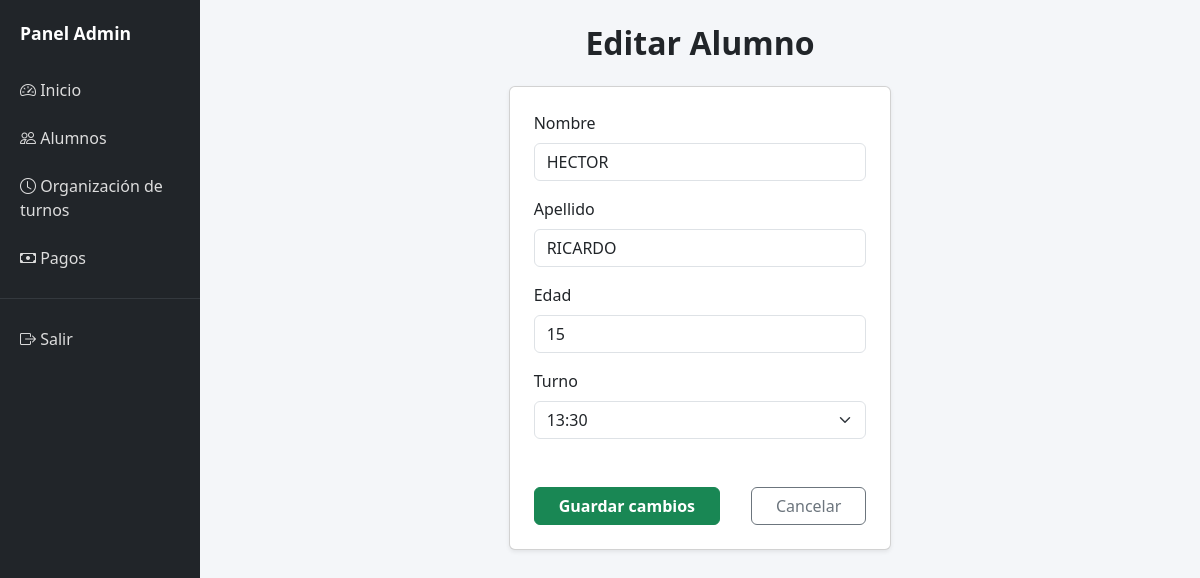
/admin/alumnos/editar/1, run on an earlier commit of the app's database.
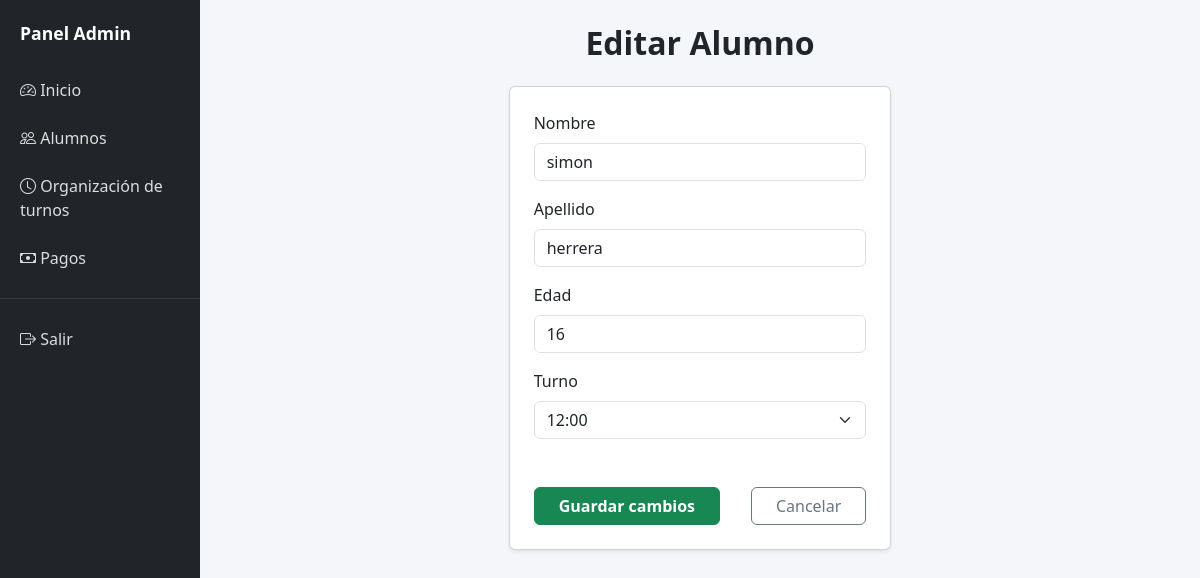
And on a later commit of the database.
### models.py (models this page shows)
class Alumno(db.Model):
    __tablename__ = "alumnos"
    id = db.Column(db.Integer, primary_key=True)
    nombre = db.Column(db.String(50), nullable=False)
    apellido = db.Column(db.String(50), nullable=False)
    dni = db.Column(db.String(20), nullable=False, unique=True)
    edad = db.Column(db.Integer, nullable=False)
    turno = db.Column(db.String(20), nullable=False)

### main.py (the view, shortened to what this page needs)
@app.route("/admin/alumnos/editar/<int:id>", methods=["GET", "POST"])
def editar_alumno(id):
    alumno = Alumno.query.get_or_404(id)
    return render_template("admin/editar_alumno.html", alumno=alumno)

### templates/admin/editar_alumno.html (shortened to what this page needs)
{% extends "admin/base_admin.html" %}
{% block body %}
<h2 class="fw-bold mb-4 text-center">Editar Alumno</h2>
<div class="row justify-content-center">
    <div class="col-md-6 col-lg-5">
        <form method="POST" class="card p-4 shadow-sm">
            <div class="mb-3">
                <label class="form-label">Nombre</label>
                <input type="text" name="nombre" class="form-control"
                    value="{{alumno.nombre }}" required>
            </div>
            <div class="mb-3">
                <label class="form-label">Apellido</label>
                <input type="text" name="apellido" class="form-control"
                    value="{{alumno.apellido }}" required>
            </div>
            <div class="mb-3">
                <label class="form-label">Edad</label>
                <input type="number" name="edad" class="form-control"
                    value="{{alumno.edad }}" required>
            </div>
            <div class="mb-4">
                <label class="form-label">Turno</label>
                <select name="turno" class="form-select" required>
                    <option value="12:00" {% if alumno.turno == "12:00" %}selected{% endif %}>12:00</option>
                    <option value="13:30" {% if alumno.turno == "13:30" %}selected{% endif %}>13:30</option>
                </select>
            </div>
            <div class="d-flex justify-content-between mt-4">
                <button class="btn btn-success fw-bold px-4">
                    Guardar cambios
                </button>
                <a href="{{ url_for('admin_alumnos') }}"
                    class="btn btn-outline-secondary px-4">
                    Cancelar
                </a>
            </div>
        </form>
    </div>
</div>
{% endblock %}

What changed in the data, as far as the page shows it:
changed Alumno: nombre "HECTOR" → "simon"; apellido "RICARDO" → "herrera"; edad "15" → "16"; turno "13:30" → "12:00"
